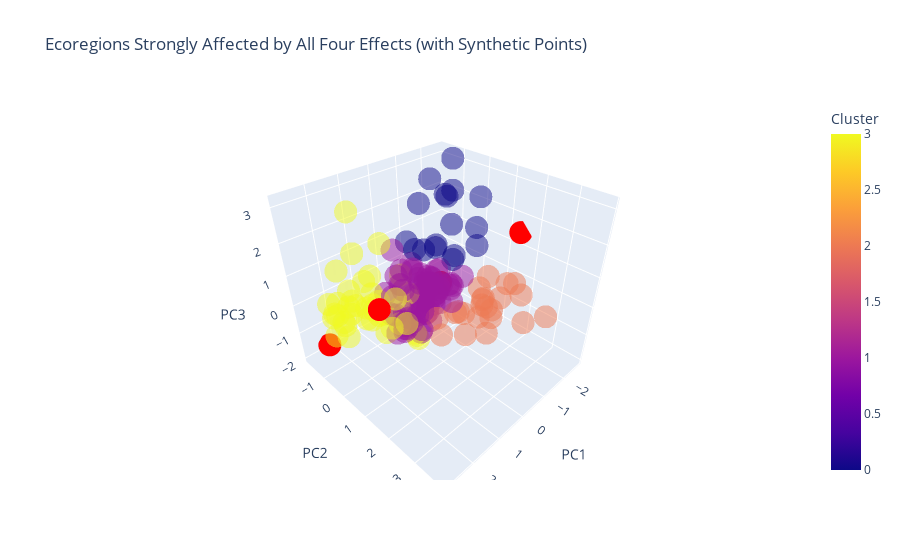

The notebook cell saved with this chart:
### Code cell
import pandas as pd
import numpy as np
import plotly.express as px

# Load PCA-transformed data and PCA loadings
pca_df = pd.read_csv("outputs/csv/pca_reduced_data_with_clusters.csv")
loadings_df = pd.read_csv("outputs/csv/pca_loadings.csv", index_col=0)  # Load PCA loadings

# Define thresholds for strong PC influence (e.g., 75th percentile)
threshold_PC1 = np.percentile(abs(pca_df["PC1"]), 75)
threshold_PC2 = np.percentile(abs(pca_df["PC2"]), 75)
threshold_PC3 = np.percentile(abs(pca_df["PC3"]), 75)

# Define threshold for PCA loadings to ensure variables significantly contribute
loading_threshold = 0.15  # Adjust this if too strict

# ✅ Apply filtering to select real ecoregions affected by ALL effects
filtered_df = pca_df[
    (abs(pca_df["PC1"]) >= threshold_PC1) &  
    (abs(pca_df["PC2"]) >= threshold_PC2) &  
    (abs(pca_df["PC3"]) >= threshold_PC3) &  
    (abs(loadings_df.loc["EWMnino", "PC1"]) > loading_threshold) &  
    (abs(loadings_df.loc["EWMnina", "PC2"]) > loading_threshold) &  
    (abs(loadings_df.loc["PrimaryLoss_Fires50%", "PC3"]) > loading_threshold) &  
    (abs(loadings_df.loc["primaryLoss_rate", "PC2"]) > loading_threshold)
]

# ✅ Create synthetic points with exaggerated effects
synthetic_points = pd.DataFrame({
    "ECO_ID": ["Synthetic_1", "Synthetic_2", "Synthetic_3", "Synthetic_4"],
    "PC1": [threshold_PC1 * 1.8, -threshold_PC1 * 1.8, threshold_PC1 * 1.5, -threshold_PC1 * 1.5],
    "PC2": [threshold_PC2 * 1.8, threshold_PC2 * 1.5, -threshold_PC2 * 1.8, -threshold_PC2 * 1.5],
    "PC3": [threshold_PC3 * 1.8, threshold_PC3 * 1.5, -threshold_PC3 * 1.8, -threshold_PC3 * 1.5],
    "Cluster": ["Synthetic", "Synthetic", "Synthetic", "Synthetic"]
})

# ✅ Append synthetic points to filtered real ecoregions
pca_with_synthetic = pd.concat([filtered_df, synthetic_points], ignore_index=True)

# ✅ Create a 3D scatter plot including both real and synthetic points
fig = px.scatter_3d(
    pca_df,  # Plot all points
    x="PC1", 
    y="PC2", 
    z="PC3", 
    color="Cluster",
    opacity=0.5,
    title="Ecoregions Strongly Affected by All Four Effects (with Synthetic Points)",
    hover_data={"ECO_ID": True}
)

# ✅ Highlight real filtered ecoregions in **blue**
fig.add_trace(px.scatter_3d(
    filtered_df, 
    x="PC1", 
    y="PC2", 
    z="PC3", 
    color_discrete_sequence=["blue"], 
    opacity=1.0, 
    hover_data={"ECO_ID": True}
).data[0])

# ✅ Highlight synthetic points in **red**
fig.add_trace(px.scatter_3d(
    synthetic_points, 
    x="PC1", 
    y="PC2", 
    z="PC3", 
    color_discrete_sequence=["red"], 
    opacity=1.0, 
    hover_data={"ECO_ID": True}
).data[0])

# ✅ Show plot
fig.show()

### Figure 1 — Plotly figure (JSON) as saved in the notebook; plotly's stock layout.template omitted (floating-point values rounded to 4 significant figures; data arrays with more than 128 entries replaced by an {"elided": "..."} marker saying what was removed)
{"data": [{"customdata": {"elided": "150x1 int values"}, "hovertemplate": "PC1=%{x}<br>PC2=%{y}<br>PC3=%{z}<br>ECO_ID=%{customdata[0]}<br>Cluster=%{marker.color}<extra></extra>", "legendgroup": "", "marker": {"color": {"elided": "150 int values"}, "coloraxis": "coloraxis", "opacity": 0.5, "symbol": "circle"}, "mode": "markers", "name": "", "scene": "scene", "showlegend": false, "type": "scatter3d", "x": {"elided": "150 float values"}, "y": {"elided": "150 float values"}, "z": {"elided": "150 float values"}}, {"customdata": [], "hovertemplate": "PC1=%{x}<br>PC2=%{y}<br>PC3=%{z}<br>ECO_ID=%{customdata[0]}<extra></extra>", "legendgroup": "", "marker": {"color": "blue", "opacity": 1, "symbol": "circle"}, "mode": "markers", "name": "", "scene": "scene", "showlegend": false, "type": "scatter3d", "x": [], "y": [], "z": []}, {"customdata": [["Synthetic_1"], ["Synthetic_2"], ["Synthetic_3"], ["Synthetic_4"]], "hovertemplate": "PC1=%{x}<br>PC2=%{y}<br>PC3=%{z}<br>ECO_ID=%{customdata[0]}<extra></extra>", "legendgroup": "", "marker": {"color": "red", "opacity": 1, "symbol": "circle"}, "mode": "markers", "name": "", "scene": "scene", "showlegend": false, "type": "scatter3d", "x": [2.716, -2.716, 2.263, -2.263], "y": [1.732, 1.443, -1.732, -1.443], "z": [1.757, 1.464, -1.757, -1.464]}], "layout": {"coloraxis": {"colorbar": {"title": {"text": "Cluster"}}, "colorscale": [[0, "#0d0887"], [0.1111, "#46039f"], [0.2222, "#7201a8"], [0.3333, "#9c179e"], [0.4444, "#bd3786"], [0.5556, "#d8576b"], [0.6667, "#ed7953"], [0.7778, "#fb9f3a"], [0.8889, "#fdca26"], [1, "#f0f921"]]}, "legend": {"tracegroupgap": 0}, "scene": {"domain": {"x": [0, 1], "y": [0, 1]}, "xaxis": {"title": {"text": "PC1"}}, "yaxis": {"title": {"text": "PC2"}}, "zaxis": {"title": {"text": "PC3"}}}, "title": {"text": "Ecoregions Strongly Affected by All Four Effects (with Synthetic Points)"}}}
